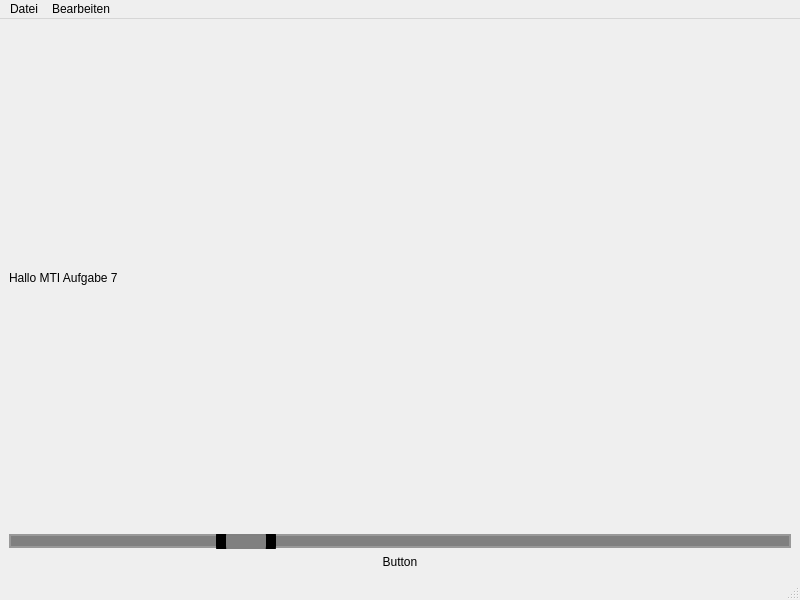
<?xml version="1.0" encoding="UTF-8"?>
<ui version="4.0">
 <class>MainWindow</class>
 <widget class="QMainWindow" name="MainWindow">
  <property name="geometry">
   <rect>
    <x>0</x>
    <y>0</y>
    <width>800</width>
    <height>600</height>
   </rect>
  </property>
  <property name="windowTitle">
   <string>MainWindow</string>
  </property>
  <widget class="QWidget" name="centralwidget">
   <layout class="QVBoxLayout" name="verticalLayout">
    <item>
     <widget class="QLabel" name="label">
      <property name="text">
       <string>Hallo MTI Aufgabe 7</string>
      </property>
     </widget>
    </item>
    <item>
     <widget class="QSlider" name="horizontalSlider">
      <property name="styleSheet">
       <string notr="true">QSlider::groove:horizontal {
	border: 2px solid #999999;
	height: 10px;
	background: grey;
	margin: 2px 0;
}

QSlider::handle:horizontal {
	background: grey;
	border: 10px solid black;
	width: 40px;
	height: 40px;
	margin: -25px 0;
	border-radius: 25px;
}</string>
      </property>
      <property name="minimum">
       <number>-20</number>
      </property>
      <property name="maximum">
       <number>50</number>
      </property>
      <property name="orientation">
       <enum>Qt::Orientation::Horizontal</enum>
      </property>
     </widget>
    </item>
    <item>
     <widget class="QPushButton" name="pushButton">
      <property name="styleSheet">
       <string notr="true">QPushButton {
	background-color: transparent;
	border: none;
	image: url(bild_1.jpg)
}

QPushButton:pressed {
	background-color: transparent;
	border: none;
	image: url(bild_2.jpg)
}</string>
      </property>
      <property name="text">
       <string>Button</string>
      </property>
     </widget>
    </item>
   </layout>
  </widget>
  <widget class="QMenuBar" name="menubar">
   <property name="geometry">
    <rect>
     <x>0</x>
     <y>0</y>
     <width>800</width>
     <height>39</height>
    </rect>
   </property>
   <widget class="QMenu" name="menuDatei">
    <property name="title">
     <string>Datei</string>
    </property>
    <addaction name="actionSpeichern"/>
   </widget>
   <widget class="QMenu" name="menuBearbeiten">
    <property name="title">
     <string>Bearbeiten</string>
    </property>
    <addaction name="actionAusschneiden"/>
    <addaction name="actionKopieren"/>
    <addaction name="actionEinf_gen"/>
   </widget>
   <addaction name="menuDatei"/>
   <addaction name="menuBearbeiten"/>
  </widget>
  <widget class="QStatusBar" name="statusbar"/>
  <action name="actionForm">
   <property name="text">
    <string>Form</string>
   </property>
  </action>
  <action name="actionNew">
   <property name="text">
    <string>New...</string>
   </property>
  </action>
  <action name="actionOpen">
   <property name="text">
    <string>Open...</string>
   </property>
  </action>
  <action name="actionmyFirstUi_ui">
   <property name="text">
    <string>myFirstUi.ui</string>
   </property>
  </action>
  <action name="actionAufgabe_7_2_ui">
   <property name="text">
    <string>Aufgabe_7_2.ui</string>
   </property>
  </action>
  <action name="actionAusschneiden">
   <property name="text">
    <string>Ausschneiden</string>
   </property>
  </action>
  <action name="actionKopieren">
   <property name="text">
    <string>Kopieren</string>
   </property>
  </action>
  <action name="actionEinf_gen">
   <property name="text">
    <string>Einfügen</string>
   </property>
  </action>
  <action name="actionSpeichern">
   <property name="text">
    <string>Speichern</string>
   </property>
  </action>
 </widget>
 <resources/>
 <connections/>
</ui>
